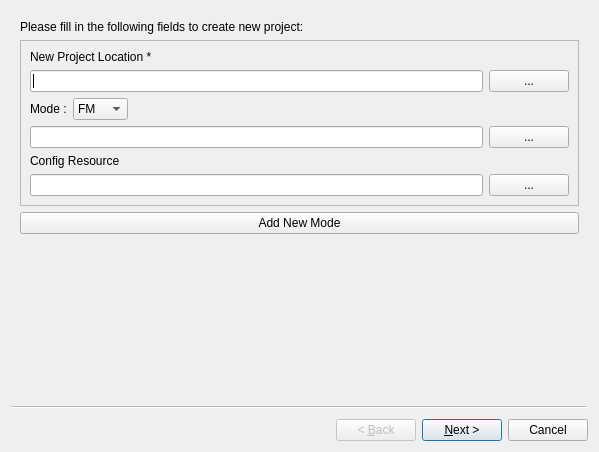
<?xml version="1.0" encoding="UTF-8"?>
<ui version="4.0">
 <class>CreateProjectWindow</class>
 <widget class="QWizard" name="CreateProjectWindow">
  <property name="geometry">
   <rect>
    <x>0</x>
    <y>0</y>
    <width>599</width>
    <height>452</height>
   </rect>
  </property>
  <property name="windowTitle">
   <string>Wizard</string>
  </property>
  <widget class="QWizardPage" name="wizardPage1">
   <layout class="QVBoxLayout" name="verticalLayout_3">
    <item>
     <widget class="QLabel" name="descriptionLabel">
      <property name="text">
       <string>Please fill in the following fields to create new project:</string>
      </property>
      <property name="wordWrap">
       <bool>true</bool>
      </property>
     </widget>
    </item>
    <item>
     <widget class="QFrame" name="frame">
      <property name="frameShape">
       <enum>QFrame::StyledPanel</enum>
      </property>
      <property name="frameShadow">
       <enum>QFrame::Raised</enum>
      </property>
      <layout class="QVBoxLayout" name="verticalLayout_2">
       <item>
        <layout class="QVBoxLayout" name="verticalLayout">
         <item>
          <widget class="QLabel" name="newProjectLabel">
           <property name="text">
            <string>New Project Location *</string>
           </property>
          </widget>
         </item>
         <item>
          <layout class="QHBoxLayout" name="horizontalLayout">
           <item>
            <widget class="QLineEdit" name="newProjectLineEdit">
             <property name="placeholderText">
              <string extracomment="Enter"/>
             </property>
            </widget>
           </item>
           <item>
            <widget class="QPushButton" name="newProjectButton">
             <property name="text">
              <string>...</string>
             </property>
            </widget>
           </item>
          </layout>
         </item>
         <item>
          <layout class="QHBoxLayout" name="horizontalLayout_6">
           <item>
            <widget class="QLabel" name="label">
             <property name="text">
              <string>Mode :</string>
             </property>
            </widget>
           </item>
           <item>
            <widget class="QComboBox" name="radioModeComboBox">
             <item>
              <property name="text">
               <string>FM</string>
              </property>
             </item>
             <item>
              <property name="text">
               <string>AM</string>
              </property>
             </item>
             <item>
              <property name="text">
               <string>DAB</string>
              </property>
             </item>
            </widget>
           </item>
           <item>
            <spacer name="horizontalSpacer">
             <property name="orientation">
              <enum>Qt::Horizontal</enum>
             </property>
             <property name="sizeHint" stdset="0">
              <size>
               <width>40</width>
               <height>20</height>
              </size>
             </property>
            </spacer>
           </item>
          </layout>
         </item>
         <item>
          <layout class="QHBoxLayout" name="horizontalLayout_8">
           <item>
            <widget class="QLineEdit" name="radioModeResourcesLineEdit"/>
           </item>
           <item>
            <widget class="QPushButton" name="radioModeResourcesPushButton">
             <property name="text">
              <string>...</string>
             </property>
            </widget>
           </item>
          </layout>
         </item>
         <item>
          <widget class="QLabel" name="configResourcesLabel">
           <property name="text">
            <string>Config Resource</string>
           </property>
          </widget>
         </item>
         <item>
          <layout class="QHBoxLayout" name="horizontalLayout_5">
           <item>
            <widget class="QLineEdit" name="configResourceLineEdit"/>
           </item>
           <item>
            <widget class="QPushButton" name="configResourcePushButton">
             <property name="text">
              <string>...</string>
             </property>
            </widget>
           </item>
          </layout>
         </item>
        </layout>
       </item>
      </layout>
     </widget>
    </item>
    <item>
     <widget class="QPushButton" name="addNewModeButton">
      <property name="text">
       <string>Add New Mode</string>
      </property>
     </widget>
    </item>
   </layout>
  </widget>
  <widget class="QWizardPage" name="wizardPage2">
   <layout class="QFormLayout" name="formLayout_2">
    <item row="0" column="0">
     <widget class="QLabel" name="projectDetailsLabel">
      <property name="text">
       <string>Project Details</string>
      </property>
     </widget>
    </item>
    <item row="1" column="0" colspan="2">
     <widget class="QFrame" name="frame_2">
      <property name="frameShape">
       <enum>QFrame::StyledPanel</enum>
      </property>
      <property name="frameShadow">
       <enum>QFrame::Raised</enum>
      </property>
      <layout class="QGridLayout" name="gridLayout">
       <item row="0" column="0">
        <widget class="QLabel" name="projectDescriptionLabel">
         <property name="text">
          <string>TextLabel</string>
         </property>
         <property name="wordWrap">
          <bool>true</bool>
         </property>
        </widget>
       </item>
      </layout>
     </widget>
    </item>
   </layout>
  </widget>
 </widget>
 <resources/>
 <connections/>
</ui>
